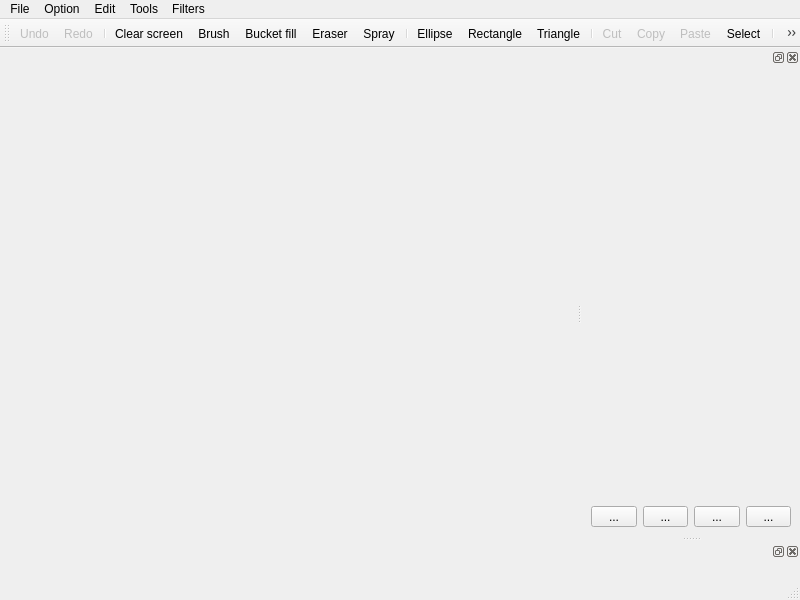
<?xml version="1.0" encoding="UTF-8"?>
<ui version="4.0">
 <class>MainWindow</class>
 <widget class="QMainWindow" name="MainWindow">
  <property name="geometry">
   <rect>
    <x>0</x>
    <y>0</y>
    <width>800</width>
    <height>600</height>
   </rect>
  </property>
  <property name="windowTitle">
   <string>MainWindow</string>
  </property>
  <widget class="QWidget" name="centralwidget">
   <property name="autoFillBackground">
    <bool>true</bool>
   </property>
   <layout class="QGridLayout" name="gridLayout">
    <item row="0" column="0" rowspan="2">
     <widget class="QWidget" name="container" native="true">
      <property name="sizePolicy">
       <sizepolicy hsizetype="Expanding" vsizetype="Expanding">
        <horstretch>0</horstretch>
        <verstretch>0</verstretch>
       </sizepolicy>
      </property>
      <property name="autoFillBackground">
       <bool>false</bool>
      </property>
      <property name="styleSheet">
       <string notr="true">background: transparent</string>
      </property>
      <layout class="QHBoxLayout" name="horizontalLayout_2"/>
     </widget>
    </item>
   </layout>
  </widget>
  <widget class="QMenuBar" name="menubar">
   <property name="geometry">
    <rect>
     <x>0</x>
     <y>0</y>
     <width>800</width>
     <height>21</height>
    </rect>
   </property>
   <widget class="QMenu" name="menuFile">
    <property name="title">
     <string>File</string>
    </property>
    <widget class="QMenu" name="menu_Save_As">
     <property name="title">
      <string>&amp;Save As</string>
     </property>
    </widget>
    <addaction name="menu_Save_As"/>
    <addaction name="actionOpen"/>
    <addaction name="actionExit"/>
   </widget>
   <widget class="QMenu" name="menuOption">
    <property name="title">
     <string>Option</string>
    </property>
    <addaction name="actionPen_color"/>
    <addaction name="actionPen_width"/>
    <addaction name="actionClear_screen"/>
   </widget>
   <widget class="QMenu" name="menuEdit">
    <property name="title">
     <string>Edit</string>
    </property>
    <addaction name="actionUndo"/>
    <addaction name="actionRedo"/>
    <addaction name="separator"/>
    <addaction name="actionCut"/>
    <addaction name="actionCopy"/>
    <addaction name="actionPaste"/>
   </widget>
   <widget class="QMenu" name="menuTools">
    <property name="title">
     <string>Tools</string>
    </property>
    <addaction name="actionBrush"/>
    <addaction name="actionBucket"/>
    <addaction name="actionEraser"/>
    <addaction name="actionSelect"/>
    <addaction name="actionRectangle"/>
    <addaction name="actionEllipse"/>
    <addaction name="actionTriangle"/>
    <addaction name="actionSpray"/>
   </widget>
   <widget class="QMenu" name="menuFilters">
    <property name="title">
     <string>Filters</string>
    </property>
    <addaction name="actionBrightness"/>
    <addaction name="actionBlack_and_white"/>
    <addaction name="actionContrast"/>
    <addaction name="actionGray"/>
    <addaction name="actionNegative"/>
    <addaction name="actionNoise"/>
    <addaction name="actionPerona_Malik_Blur"/>
    <addaction name="actionRGBA"/>
    <addaction name="actionSepia"/>
   </widget>
   <addaction name="menuFile"/>
   <addaction name="menuOption"/>
   <addaction name="menuEdit"/>
   <addaction name="menuTools"/>
   <addaction name="menuFilters"/>
  </widget>
  <widget class="QStatusBar" name="statusbar"/>
  <widget class="QToolBar" name="toolBar">
   <property name="windowTitle">
    <string>toolBar</string>
   </property>
   <attribute name="toolBarArea">
    <enum>TopToolBarArea</enum>
   </attribute>
   <attribute name="toolBarBreak">
    <bool>false</bool>
   </attribute>
   <addaction name="actionUndo"/>
   <addaction name="actionRedo"/>
   <addaction name="separator"/>
   <addaction name="actionClear_screen"/>
   <addaction name="actionBrush"/>
   <addaction name="actionBucket"/>
   <addaction name="actionEraser"/>
   <addaction name="actionSpray"/>
   <addaction name="separator"/>
   <addaction name="actionEllipse"/>
   <addaction name="actionRectangle"/>
   <addaction name="actionTriangle"/>
   <addaction name="separator"/>
   <addaction name="actionCut"/>
   <addaction name="actionCopy"/>
   <addaction name="actionPaste"/>
   <addaction name="actionSelect"/>
   <addaction name="separator"/>
   <addaction name="actionColorpicker"/>
   <addaction name="actionPen_color"/>
  </widget>
  <widget class="QDockWidget" name="rightDockWidget">
   <property name="contextMenuPolicy">
    <enum>Qt::NoContextMenu</enum>
   </property>
   <property name="floating">
    <bool>false</bool>
   </property>
   <property name="allowedAreas">
    <set>Qt::LeftDockWidgetArea|Qt::RightDockWidgetArea</set>
   </property>
   <attribute name="dockWidgetArea">
    <number>2</number>
   </attribute>
   <widget class="QWidget" name="docker">
    <layout class="QVBoxLayout" name="verticalLayout">
     <item>
      <widget class="QListView" name="layerList">
       <property name="minimumSize">
        <size>
         <width>152</width>
         <height>0</height>
        </size>
       </property>
       <property name="maximumSize">
        <size>
         <width>200</width>
         <height>16777215</height>
        </size>
       </property>
       <property name="autoFillBackground">
        <bool>true</bool>
       </property>
       <property name="styleSheet">
        <string notr="true">background: transparent</string>
       </property>
      </widget>
     </item>
     <item>
      <layout class="QHBoxLayout" name="horizontalLayout">
       <item>
        <widget class="QToolButton" name="downLayerButton">
         <property name="sizePolicy">
          <sizepolicy hsizetype="Expanding" vsizetype="Fixed">
           <horstretch>0</horstretch>
           <verstretch>0</verstretch>
          </sizepolicy>
         </property>
         <property name="text">
          <string>...</string>
         </property>
        </widget>
       </item>
       <item>
        <widget class="QToolButton" name="upLayerButton">
         <property name="sizePolicy">
          <sizepolicy hsizetype="Expanding" vsizetype="Fixed">
           <horstretch>0</horstretch>
           <verstretch>0</verstretch>
          </sizepolicy>
         </property>
         <property name="text">
          <string>...</string>
         </property>
        </widget>
       </item>
       <item>
        <widget class="QToolButton" name="removeLayerButton">
         <property name="sizePolicy">
          <sizepolicy hsizetype="Expanding" vsizetype="Fixed">
           <horstretch>0</horstretch>
           <verstretch>0</verstretch>
          </sizepolicy>
         </property>
         <property name="text">
          <string>...</string>
         </property>
        </widget>
       </item>
       <item>
        <widget class="QToolButton" name="addLayerButton">
         <property name="sizePolicy">
          <sizepolicy hsizetype="Expanding" vsizetype="Fixed">
           <horstretch>0</horstretch>
           <verstretch>0</verstretch>
          </sizepolicy>
         </property>
         <property name="text">
          <string>...</string>
         </property>
        </widget>
       </item>
      </layout>
     </item>
    </layout>
   </widget>
  </widget>
  <widget class="QDockWidget" name="dockWidget">
   <attribute name="dockWidgetArea">
    <number>2</number>
   </attribute>
   <widget class="ColorPicker" name="colorpicker"/>
  </widget>
  <action name="actionOpen">
   <property name="text">
    <string>Open</string>
   </property>
  </action>
  <action name="actionExit">
   <property name="icon">
    <iconset resource="resources.qrc">
     <normaloff>:/icons/close.png</normaloff>:/icons/close.png</iconset>
   </property>
   <property name="text">
    <string>Exit</string>
   </property>
  </action>
  <action name="actionPen_color">
   <property name="icon">
    <iconset resource="resources.qrc">
     <normaloff>:/icons/wheel.png</normaloff>:/icons/wheel.png</iconset>
   </property>
   <property name="text">
    <string>Pen color</string>
   </property>
  </action>
  <action name="actionPen_width">
   <property name="text">
    <string>Pen width</string>
   </property>
  </action>
  <action name="actionClear_screen">
   <property name="icon">
    <iconset resource="resources.qrc">
     <normaloff>:/icons/delete.png</normaloff>:/icons/delete.png</iconset>
   </property>
   <property name="text">
    <string>Clear screen</string>
   </property>
  </action>
  <action name="actionUndo">
   <property name="enabled">
    <bool>false</bool>
   </property>
   <property name="icon">
    <iconset resource="resources.qrc">
     <normaloff>:/icons/undo.png</normaloff>:/icons/undo.png</iconset>
   </property>
   <property name="text">
    <string>Undo</string>
   </property>
  </action>
  <action name="actionRedo">
   <property name="enabled">
    <bool>false</bool>
   </property>
   <property name="icon">
    <iconset resource="resources.qrc">
     <normaloff>:/icons/repeat.png</normaloff>:/icons/repeat.png</iconset>
   </property>
   <property name="text">
    <string>Redo</string>
   </property>
  </action>
  <action name="actionBrush">
   <property name="icon">
    <iconset resource="resources.qrc">
     <normaloff>:/icons/brush.png</normaloff>:/icons/brush.png</iconset>
   </property>
   <property name="text">
    <string>Brush</string>
   </property>
  </action>
  <action name="actionBucket">
   <property name="icon">
    <iconset resource="resources.qrc">
     <normaloff>:/icons/fill.png</normaloff>:/icons/fill.png</iconset>
   </property>
   <property name="text">
    <string>Bucket fill</string>
   </property>
  </action>
  <action name="actionEraser">
   <property name="icon">
    <iconset resource="resources.qrc">
     <normaloff>:/icons/erase.png</normaloff>:/icons/erase.png</iconset>
   </property>
   <property name="text">
    <string>Eraser</string>
   </property>
  </action>
  <action name="actionSelect">
   <property name="icon">
    <iconset resource="resources.qrc">
     <normaloff>:/icons/select.png</normaloff>:/icons/select.png</iconset>
   </property>
   <property name="text">
    <string>Select</string>
   </property>
  </action>
  <action name="actionCut">
   <property name="enabled">
    <bool>false</bool>
   </property>
   <property name="icon">
    <iconset resource="resources.qrc">
     <normaloff>:/icons/cut.png</normaloff>:/icons/cut.png</iconset>
   </property>
   <property name="text">
    <string>Cut</string>
   </property>
  </action>
  <action name="actionCopy">
   <property name="enabled">
    <bool>false</bool>
   </property>
   <property name="icon">
    <iconset resource="resources.qrc">
     <normaloff>:/icons/copy.png</normaloff>:/icons/copy.png</iconset>
   </property>
   <property name="text">
    <string>Copy</string>
   </property>
  </action>
  <action name="actionPaste">
   <property name="enabled">
    <bool>false</bool>
   </property>
   <property name="icon">
    <iconset resource="resources.qrc">
     <normaloff>:/icons/paste.png</normaloff>:/icons/paste.png</iconset>
   </property>
   <property name="text">
    <string>Paste</string>
   </property>
  </action>
  <action name="actionRectangle">
   <property name="icon">
    <iconset resource="resources.qrc">
     <normaloff>:/icons/rectangle.png</normaloff>:/icons/rectangle.png</iconset>
   </property>
   <property name="text">
    <string>Rectangle</string>
   </property>
  </action>
  <action name="actionEllipse">
   <property name="icon">
    <iconset resource="resources.qrc">
     <normaloff>:/icons/oval.png</normaloff>:/icons/oval.png</iconset>
   </property>
   <property name="text">
    <string>Ellipse</string>
   </property>
  </action>
  <action name="actionSpray">
   <property name="icon">
    <iconset resource="resources.qrc">
     <normaloff>:/icons/spray.png</normaloff>:/icons/spray.png</iconset>
   </property>
   <property name="text">
    <string>Spray</string>
   </property>
  </action>
  <action name="actionColorpicker">
   <property name="icon">
    <iconset resource="resources.qrc">
     <normaloff>:/icons/picker.png</normaloff>:/icons/picker.png</iconset>
   </property>
   <property name="text">
    <string>Colorpicker</string>
   </property>
  </action>
  <action name="actionAddLayer">
   <property name="icon">
    <iconset resource="resources.qrc">
     <normaloff>:/icons/plus.png</normaloff>:/icons/plus.png</iconset>
   </property>
   <property name="text">
    <string>Add Layer</string>
   </property>
  </action>
  <action name="actionRemoveLayer">
   <property name="icon">
    <iconset resource="resources.qrc">
     <normaloff>:/icons/minus.png</normaloff>:/icons/minus.png</iconset>
   </property>
   <property name="text">
    <string>Remove Layer</string>
   </property>
  </action>
  <action name="actionBrightness">
   <property name="text">
    <string>Brightness</string>
   </property>
  </action>
  <action name="actionBlack_and_white">
   <property name="text">
    <string>Black and white</string>
   </property>
  </action>
  <action name="actionContrast">
   <property name="text">
    <string>Contrast</string>
   </property>
  </action>
  <action name="actionGray">
   <property name="text">
    <string>Gray</string>
   </property>
  </action>
  <action name="actionNegative">
   <property name="text">
    <string>Negative</string>
   </property>
  </action>
  <action name="actionNoise">
   <property name="text">
    <string>Noise</string>
   </property>
  </action>
  <action name="actionPerona_Malik_Blur">
   <property name="text">
    <string>Perona Malik Blur</string>
   </property>
  </action>
  <action name="actionRGBA">
   <property name="text">
    <string>RGBA</string>
   </property>
  </action>
  <action name="actionSepia">
   <property name="text">
    <string>Sepia</string>
   </property>
  </action>
  <action name="actionCurrent_tool">
   <property name="icon">
    <iconset resource="resources.qrc">
     <normaloff>:/icons/brush.png</normaloff>:/icons/brush.png</iconset>
   </property>
   <property name="text">
    <string>Current tool</string>
   </property>
  </action>
  <action name="actionTriangle">
   <property name="icon">
    <iconset resource="resources.qrc">
     <normaloff>:/icons/triangle.png</normaloff>:/icons/triangle.png</iconset>
   </property>
   <property name="text">
    <string>Triangle</string>
   </property>
  </action>
  <action name="actionUpLayer">
   <property name="icon">
    <iconset resource="resources.qrc">
     <normaloff>:/icons/up.png</normaloff>:/icons/up.png</iconset>
   </property>
   <property name="text">
    <string>Up Layer</string>
   </property>
  </action>
  <action name="actionDownLayer">
   <property name="icon">
    <iconset resource="resources.qrc">
     <normaloff>:/icons/down.png</normaloff>:/icons/down.png</iconset>
   </property>
   <property name="text">
    <string>Down Layer</string>
   </property>
  </action>
 </widget>
 <customwidgets>
  <customwidget>
   <class>ColorPicker</class>
   <extends>QWidget</extends>
   <header>colorpicker.h</header>
   <container>1</container>
  </customwidget>
 </customwidgets>
 <resources>
  <include location="resources.qrc"/>
 </resources>
 <connections/>
</ui>
